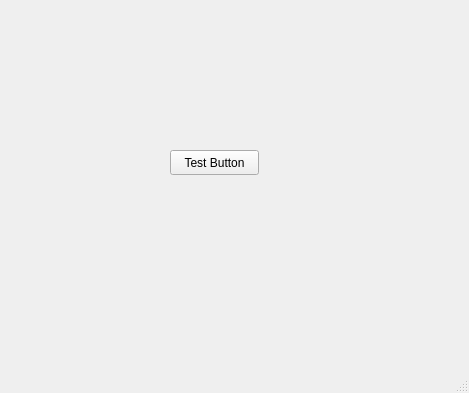
<?xml version="1.0" encoding="UTF-8"?>
<ui version="4.0">
 <class>MainWindow</class>
 <widget class="QMainWindow" name="MainWindow">
  <property name="geometry">
   <rect>
    <x>0</x>
    <y>0</y>
    <width>469</width>
    <height>393</height>
   </rect>
  </property>
  <property name="windowTitle">
   <string>MainWindow</string>
  </property>
  <widget class="QWidget" name="centralwidget">
   <widget class="QPushButton" name="pushButton">
    <property name="geometry">
     <rect>
      <x>170</x>
      <y>150</y>
      <width>89</width>
      <height>25</height>
     </rect>
    </property>
    <property name="text">
     <string>Test Button</string>
    </property>
   </widget>
  </widget>
  <widget class="QMenuBar" name="menubar">
   <property name="geometry">
    <rect>
     <x>0</x>
     <y>0</y>
     <width>469</width>
     <height>22</height>
    </rect>
   </property>
  </widget>
  <widget class="QStatusBar" name="statusbar"/>
 </widget>
 <resources/>
 <connections/>
</ui>
